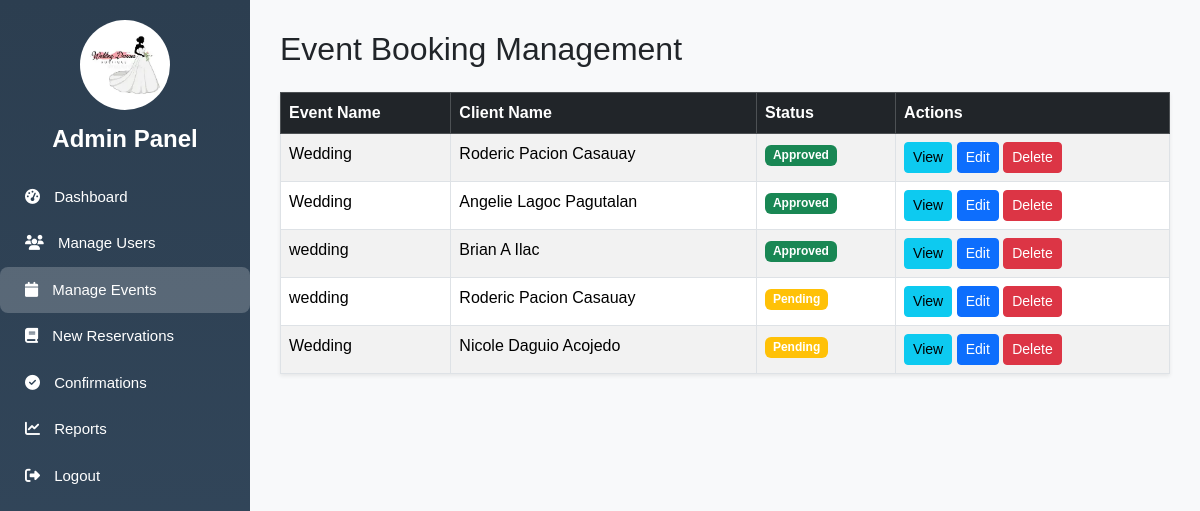
Page /manage_events.php (signed in) on the committed database.
### tables this page shows
CREATE TABLE `bookings` (
  `id` int(11) NOT NULL,
  `firstname` varchar(100) DEFAULT NULL,
  `middlename` varchar(100) DEFAULT NULL,
  `lastname` varchar(100) DEFAULT NULL,
  `username` varchar(100) NOT NULL,
  `phone_number` varchar(20) DEFAULT NULL,
  `event_name` varchar(255) NOT NULL,
  `service_type` varchar(100) NOT NULL,
  `event_datetime` datetime NOT NULL,
  `event_type` varchar(50) NOT NULL,
  `fullname` varchar(150) NOT NULL,
  `phone` varchar(20) NOT NULL,
  `event` varchar(255) NOT NULL,
  `contact` varchar(20) NOT NULL,
  `email` varchar(100) NOT NULL,
  `venue_package` varchar(50) NOT NULL,
  `gowns_package` varchar(50) NOT NULL,
  `themes_package` varchar(50) NOT NULL,
  `event_date` datetime NOT NULL,
  `location` text NOT NULL,
  `total_price` decimal(10,2) NOT NULL,
  `created_at` timestamp NOT NULL DEFAULT current_timestamp(),
  `status` varchar(50) NOT NULL DEFAULT 'pending'
);

### manage_events.php (the view, shortened to what this page needs)
<?php
$mysqli = new mysqli("localhost", "root", "", "bridal_event_system");
$result = $mysqli->query("
    SELECT id, event_name, status,
           CONCAT(firstname, ' ', middlename, ' ', lastname) AS client_name
    FROM bookings
    ORDER BY id DESC
");
?>
<!DOCTYPE html>
<html lang="en">
<head>
  <link href="https://cdn.jsdelivr.net/npm/bootstrap@5.3.3/dist/css/bootstrap.min.css" rel="stylesheet">
  <link rel="stylesheet" href="https://cdnjs.cloudflare.com/ajax/libs/font-awesome/6.4.2/css/all.min.css">
</head>
<body>
  <div class="sidebar">
    <div class="logo">
      <img src="images/logo.webp" alt="Logo">
    </div>
    <h4>Admin Panel</h4>
    <a href="dashboard_admin.php"><i class="fa fa-tachometer-alt"></i> Dashboard</a>
    <a href="manage_user.php"><i class="fa fa-users"></i> Manage Users</a>
    <a href="manage_events.php" class="active"><i class="fa fa-calendar"></i> Manage Events</a>
    <a href="reservations.php"><i class="fa fa-book"></i> New Reservations</a>
    <a href="confirmations.php"><i class="fa fa-check-circle"></i> Confirmations</a>
    <a href="reports.php"><i class="fa fa-chart-line"></i> Reports</a>
    <a href="logout.php"><i class="fa fa-sign-out-alt"></i> Logout</a>
  </div>
  <div class="content">
    <h2 class="mb-4">Event Booking Management</h2>
    <table class="table table-bordered table-striped bg-white shadow-sm">
      <thead class="table-dark">
        <tr>
          <th>Event Name</th>
          <th>Client Name</th>
          <th>Status</th>
          <th>Actions</th>
        </tr>
      </thead>
      <tbody>
        <?php while($row = $result->fetch_assoc()): ?>
          <tr>
            <td><?= htmlspecialchars($row['event_name']) ?></td>
            <td><?= htmlspecialchars($row['client_name']) ?></td>
            <td>
              <span class="badge bg-<?=
                $row['status'] === 'Approved' ? 'success' :
                ($row['status'] === 'Rejected' ? 'danger' : 'warning') ?>">
                <?= htmlspecialchars($row['status']) ?>
              </span>
            </td>
            <td>
              <a href="view_bookings.php?id=<?= $row['id'] ?>" class="btn btn-sm btn-info">View</a>
              <a href="edit_booking.php?id=<?= $row['id'] ?>" class="btn btn-sm btn-primary">Edit</a>
              <form method="POST" action="delete_booking.php" class="d-inline" onsubmit="return confirm('Delete this booking?');">
                <button type="submit" class="btn btn-sm btn-danger">Delete</button>
              </form>
            </td>
          </tr>
        <?php endwhile; ?>
      </tbody>
    </table>
  </div>
</body>
</html>

### manage_events.php (style rules this page uses)
body { margin: 0; font-family: 'Poppins', sans-serif; background: #f8f9fa; }
.sidebar { width: 250px; height: 100vh; background: linear-gradient(to bottom, #2c3e50, #34495e); color: white; position: fixed; top: 0; left: 0; padding: 20px 0; }
.sidebar .logo { text-align: center; margin-bottom: 15px; }
.sidebar .logo img { width: 90px; height: 90px; border-radius: 50%; object-fit: cover; }
.sidebar h4 { text-align: center; margin: 10px 0 20px; font-weight: bold; }
.sidebar a { display: block; padding: 12px 25px; color: white; text-decoration: none; font-size: 15px; transition: all 0.3s; }
.sidebar a:hover, .sidebar a.active { background: rgba(255, 255, 255, 0.2); border-radius: 8px; }
.sidebar a i { margin-right: 10px; }
.content { margin-left: 250px; padding: 30px; }

### rows in the picture
bookings: event_name "Wedding", client_name "Roderic Pacion Casauay", status "Approved"
bookings: event_name "Wedding", client_name "Angelie Lagoc Pagutalan", status "Approved"
bookings: event_name "wedding", client_name "Brian A Ilac", status "Approved"
bookings: event_name "wedding", client_name "Roderic Pacion Casauay", status "Pending"
bookings: event_name "Wedding", client_name "Nicole Daguio Acojedo", status "Pending"
